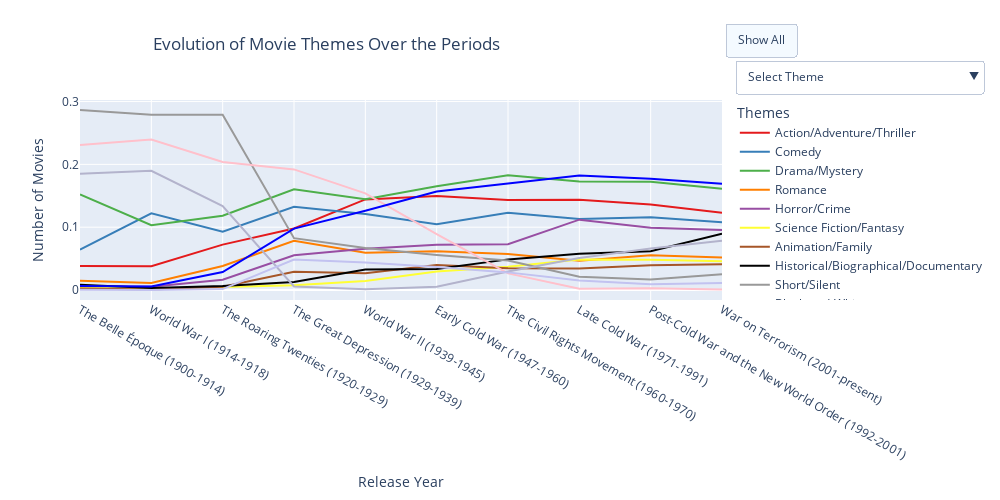

Notebook cell for this chart:
### Markdown cell above
Display the evolution of themes over the periods

### Code cell
# Create an empty figure
fig = go.Figure()

# Add each theme as a trace
for theme in themes:
    if theme in normalized_theme_periods_counts.columns:
        fig.add_trace(go.Scatter(
            x=normalized_theme_periods_counts.index,  # x-axis is the release year
            y=normalized_theme_periods_counts[theme],  # y-axis is the number of movies for each theme
            mode='lines',  # Use lines for the plot
            name=theme,  # Set the theme name for the legend
            line=dict(color=theme_colors.get(theme, 'gray')),  # Use color mapping for each theme
            hovertemplate='Year: %{x}<br>Number of Movies: %{y}<br>'  # Custom hover text
        ))

# Add buttons for hide/show functionality
visibility = [[True if i == idx else False for i in range(len(themes))]
              for idx in range(len(themes))]

# Define "Select Theme" button
select_theme_button = dict(
    label="Select Theme",  # Displayed as a label in the dropdown
    method=None,  # Non-interactive option
    args=[]  # No action associated with this
)

theme_buttons = [
    dict(
        label=theme,
        method="update",
        args=[
            {"visible": vis},  # Update visibility
            {"title": f"Evolution of {theme} Movies Over the Periods"}  # Update title
        ]
    )
    for theme, vis in zip(themes, visibility)
]


# Combine "Select Theme" and theme-specific buttons
buttons = [select_theme_button] + theme_buttons

# Dropdown menu for individual themes
dropdown_menu = dict(
    type="dropdown",
    buttons=buttons,
    x=1.214,
    xanchor="center",
    y=1.2,
    yanchor="top",
)

# Button for "Show All" placed on the side
side_button = dict(
    type="buttons",
    buttons=[
        dict(
            label="Show All",
            method="update",
            args=[
                {"visible": [True] * len(themes)},
                {"title": "Evolution of Movie Themes Over the Periods"}
            ]
        )
    ],
    x=1.005,  # Adjust position to place on the side
    xanchor="left",
    y=1.3,
    yanchor="middle",
)

# Update layout
fig.update_layout(
    updatemenus=[dropdown_menu, side_button],
    title={
        'text': 'Evolution of Movie Themes Over the Periods',
        'x': 0.5,  # Center the title
        'xanchor': 'right'
    },
    title_x=0.5,
    barmode='stack',
    xaxis_title='Release Year',
    yaxis_title='Number of Movies',
    legend_title="Themes",
    height=500,
    width=1000,
)

# Show the interactive plot
fig.show()
fig.write_html('/Users/lilly-flore/Desktop/line_theme_period.html')

### Figure 1 — Plotly figure (JSON) as saved in the notebook; plotly's stock layout.template omitted (floating-point values rounded to 4 significant figures)
{"data": [{"hovertemplate": "Year: %{x}<br>Number of Movies: %{y}<br>", "line": {"color": "#e41a1c"}, "mode": "lines", "name": "Action/Adventure/Thriller", "type": "scatter", "x": ["The Belle Époque (1900-1914)", "World War I (1914-1918)", "The Roaring Twenties (1920-1929)", "The Great Depression (1929-1939)", "World War II (1939-1945)", "Early Cold War (1947-1960)", "The Civil Rights Movement (1960-1970)", "Late Cold War (1971-1991)", "Post-Cold War and the New World Order (1992-2001)", "War on Terrorism (2001-present)"], "y": [0.03805, 0.038, 0.07222, 0.09783, 0.1442, 0.1495, 0.1434, 0.1438, 0.1361, 0.1228]}, {"hovertemplate": "Year: %{x}<br>Number of Movies: %{y}<br>", "line": {"color": "#377eb8"}, "mode": "lines", "name": "Comedy", "type": "scatter", "x": ["The Belle Époque (1900-1914)", "World War I (1914-1918)", "The Roaring Twenties (1920-1929)", "The Great Depression (1929-1939)", "World War II (1939-1945)", "Early Cold War (1947-1960)", "The Civil Rights Movement (1960-1970)", "Late Cold War (1971-1991)", "Post-Cold War and the New World Order (1992-2001)", "War on Terrorism (2001-present)"], "y": [0.06421, 0.122, 0.09282, 0.1325, 0.121, 0.1049, 0.1231, 0.113, 0.1159, 0.108]}, {"hovertemplate": "Year: %{x}<br>Number of Movies: %{y}<br>", "line": {"color": "#4daf4a"}, "mode": "lines", "name": "Drama/Mystery", "type": "scatter", "x": ["The Belle Époque (1900-1914)", "World War I (1914-1918)", "The Roaring Twenties (1920-1929)", "The Great Depression (1929-1939)", "World War II (1939-1945)", "Early Cold War (1947-1960)", "The Civil Rights Movement (1960-1970)", "Late Cold War (1971-1991)", "Post-Cold War and the New World Order (1992-2001)", "War on Terrorism (2001-present)"], "y": [0.1522, 0.103, 0.1182, 0.1604, 0.1444, 0.1652, 0.1825, 0.1726, 0.1724, 0.161]}, {"hovertemplate": "Year: %{x}<br>Number of Movies: %{y}<br>", "line": {"color": "#ff7f00"}, "mode": "lines", "name": "Romance", "type": "scatter", "x": ["The Belle Époque (1900-1914)", "World War I (1914-1918)", "The Roaring Twenties (1920-1929)", "The Great Depression (1929-1939)", "World War II (1939-1945)", "Early Cold War (1947-1960)", "The Civil Rights Movement (1960-1970)", "Late Cold War (1971-1991)", "Post-Cold War and the New World Order (1992-2001)", "War on Terrorism (2001-present)"], "y": [0.01486, 0.01117, 0.03829, 0.07831, 0.05948, 0.06181, 0.05721, 0.04653, 0.05533, 0.05174]}, {"hovertemplate": "Year: %{x}<br>Number of Movies: %{y}<br>", "line": {"color": "#984ea3"}, "mode": "lines", "name": "Horror/Crime", "type": "scatter", "x": ["The Belle Époque (1900-1914)", "World War I (1914-1918)", "The Roaring Twenties (1920-1929)", "The Great Depression (1929-1939)", "World War II (1939-1945)", "Early Cold War (1947-1960)", "The Civil Rights Movement (1960-1970)", "Late Cold War (1971-1991)", "Post-Cold War and the New World Order (1992-2001)", "War on Terrorism (2001-present)"], "y": [0.005945, 0.005289, 0.01623, 0.05522, 0.06548, 0.0722, 0.0728, 0.112, 0.09913, 0.09565]}, {"hovertemplate": "Year: %{x}<br>Number of Movies: %{y}<br>", "line": {"color": "#ffff33"}, "mode": "lines", "name": "Science Fiction/Fantasy", "type": "scatter", "x": ["The Belle Époque (1900-1914)", "World War I (1914-1918)", "The Roaring Twenties (1920-1929)", "The Great Depression (1929-1939)", "World War II (1939-1945)", "Early Cold War (1947-1960)", "The Civil Rights Movement (1960-1970)", "Late Cold War (1971-1991)", "Post-Cold War and the New World Order (1992-2001)", "War on Terrorism (2001-present)"], "y": [0.004756, 0.002547, 0.004579, 0.007736, 0.01419, 0.02962, 0.03695, 0.04857, 0.04799, 0.0458]}, {"hovertemplate": "Year: %{x}<br>Number of Movies: %{y}<br>", "line": {"color": "#a65628"}, "mode": "lines", "name": "Animation/Family", "type": "scatter", "x": ["The Belle Époque (1900-1914)", "World War I (1914-1918)", "The Roaring Twenties (1920-1929)", "The Great Depression (1929-1939)", "World War II (1939-1945)", "Early Cold War (1947-1960)", "The Civil Rights Movement (1960-1970)", "Late Cold War (1971-1991)", "Post-Cold War and the New World Order (1992-2001)", "War on Terrorism (2001-present)"], "y": [0.002378, 0.0007835, 0.005203, 0.02892, 0.02656, 0.03977, 0.03473, 0.0341, 0.03938, 0.04116]}, {"hovertemplate": "Year: %{x}<br>Number of Movies: %{y}<br>", "line": {"color": "#000000"}, "mode": "lines", "name": "Historical/Biographical/Documentary", "type": "scatter", "x": ["The Belle Époque (1900-1914)", "World War I (1914-1918)", "The Roaring Twenties (1920-1929)", "The Great Depression (1929-1939)", "World War II (1939-1945)", "Early Cold War (1947-1960)", "The Civil Rights Movement (1960-1970)", "Late Cold War (1971-1991)", "Post-Cold War and the New World Order (1992-2001)", "War on Terrorism (2001-present)"], "y": [0.008323, 0.003134, 0.006243, 0.01274, 0.03274, 0.03347, 0.04875, 0.05775, 0.06188, 0.08956]}, {"hovertemplate": "Year: %{x}<br>Number of Movies: %{y}<br>", "line": {"color": "#999999"}, "mode": "lines", "name": "Short/Silent", "type": "scatter", "x": ["The Belle Époque (1900-1914)", "World War I (1914-1918)", "The Roaring Twenties (1920-1929)", "The Great Depression (1929-1939)", "World War II (1939-1945)", "Early Cold War (1947-1960)", "The Civil Rights Movement (1960-1970)", "Late Cold War (1971-1991)", "Post-Cold War and the New World Order (1992-2001)", "War on Terrorism (2001-present)"], "y": [0.2866, 0.2789, 0.2789, 0.08248, 0.06693, 0.05587, 0.04697, 0.02116, 0.01689, 0.02491]}, {"hovertemplate": "Year: %{x}<br>Number of Movies: %{y}<br>", "line": {"color": "pink"}, "mode": "lines", "name": "Black-and-White", "type": "scatter", "x": ["The Belle Époque (1900-1914)", "World War I (1914-1918)", "The Roaring Twenties (1920-1929)", "The Great Depression (1929-1939)", "World War II (1939-1945)", "Early Cold War (1947-1960)", "The Civil Rights Movement (1960-1970)", "Late Cold War (1971-1991)", "Post-Cold War and the New World Order (1992-2001)", "War on Terrorism (2001-present)"], "y": [0.2307, 0.2396, 0.2037, 0.192, 0.1539, 0.08911, 0.02649, 0.002103, 0.002684, 0.0007281]}, {"hovertemplate": "Year: %{x}<br>Number of Movies: %{y}<br>", "line": {"color": "#b3b3cc"}, "mode": "lines", "name": "Indie/Experimental/LGBT", "type": "scatter", "x": ["The Belle Époque (1900-1914)", "World War I (1914-1918)", "The Roaring Twenties (1920-1929)", "The Great Depression (1929-1939)", "World War II (1939-1945)", "Early Cold War (1947-1960)", "The Civil Rights Movement (1960-1970)", "Late Cold War (1971-1991)", "Post-Cold War and the New World Order (1992-2001)", "War on Terrorism (2001-present)"], "y": [0.1849, 0.1898, 0.1336, 0.005713, 0.001273, 0.005248, 0.02939, 0.05099, 0.06598, 0.07852]}, {"hovertemplate": "Year: %{x}<br>Number of Movies: %{y}<br>", "line": {"color": "#c2c2f0"}, "mode": "lines", "name": "Musical", "type": "scatter", "x": ["The Belle Époque (1900-1914)", "World War I (1914-1918)", "The Roaring Twenties (1920-1929)", "The Great Depression (1929-1939)", "World War II (1939-1945)", "Early Cold War (1947-1960)", "The Civil Rights Movement (1960-1970)", "Late Cold War (1971-1991)", "Post-Cold War and the New World Order (1992-2001)", "War on Terrorism (2001-present)"], "y": [0.0005945, 0, 0.001457, 0.04844, 0.04365, 0.03674, 0.02805, 0.01523, 0.009234, 0.01096]}, {"hovertemplate": "Year: %{x}<br>Number of Movies: %{y}<br>", "line": {"color": "blue"}, "mode": "lines", "name": "Other", "type": "scatter", "x": ["The Belle Époque (1900-1914)", "World War I (1914-1918)", "The Roaring Twenties (1920-1929)", "The Great Depression (1929-1939)", "World War II (1939-1945)", "Early Cold War (1947-1960)", "The Civil Rights Movement (1960-1970)", "Late Cold War (1971-1991)", "Post-Cold War and the New World Order (1992-2001)", "War on Terrorism (2001-present)"], "y": [0.00654, 0.005681, 0.02851, 0.09771, 0.1262, 0.1566, 0.1696, 0.1822, 0.1771, 0.1691]}], "layout": {"barmode": "stack", "height": 500, "legend": {"title": {"text": "Themes"}}, "title": {"text": "Evolution of Movie Themes Over the Periods", "x": 0.5, "xanchor": "right"}, "updatemenus": [{"buttons": [{"args": [], "label": "Select Theme"}, {"args": [{"visible": [true, false, false, false, false, false, false, false, false, false, false, false, false]}, {"title": "Evolution of Action/Adventure/Thriller Movies Over the Periods"}], "label": "Action/Adventure/Thriller", "method": "update"}, {"args": [{"visible": [false, true, false, false, false, false, false, false, false, false, false, false, false]}, {"title": "Evolution of Comedy Movies Over the Periods"}], "label": "Comedy", "method": "update"}, {"args": [{"visible": [false, false, true, false, false, false, false, false, false, false, false, false, false]}, {"title": "Evolution of Drama/Mystery Movies Over the Periods"}], "label": "Drama/Mystery", "method": "update"}, {"args": [{"visible": [false, false, false, true, false, false, false, false, false, false, false, false, false]}, {"title": "Evolution of Romance Movies Over the Periods"}], "label": "Romance", "method": "update"}, {"args": [{"visible": [false, false, false, false, true, false, false, false, false, false, false, false, false]}, {"title": "Evolution of Horror/Crime Movies Over the Periods"}], "label": "Horror/Crime", "method": "update"}, {"args": [{"visible": [false, false, false, false, false, true, false, false, false, false, false, false, false]}, {"title": "Evolution of Science Fiction/Fantasy Movies Over the Periods"}], "label": "Science Fiction/Fantasy", "method": "update"}, {"args": [{"visible": [false, false, false, false, false, false, true, false, false, false, false, false, false]}, {"title": "Evolution of Animation/Family Movies Over the Periods"}], "label": "Animation/Family", "method": "update"}, {"args": [{"visible": [false, false, false, false, false, false, false, true, false, false, false, false, false]}, {"title": "Evolution of Historical/Biographical/Documentary Movies Over the Periods"}], "label": "Historical/Biographical/Documentary", "method": "update"}, {"args": [{"visible": [false, false, false, false, false, false, false, false, true, false, false, false, false]}, {"title": "Evolution of Short/Silent Movies Over the Periods"}], "label": "Short/Silent", "method": "update"}, {"args": [{"visible": [false, false, false, false, false, false, false, false, false, true, false, false, false]}, {"title": "Evolution of Black-and-White Movies Over the Periods"}], "label": "Black-and-White", "method": "update"}, {"args": [{"visible": [false, false, false, false, false, false, false, false, false, false, true, false, false]}, {"title": "Evolution of Indie/Experimental/LGBT Movies Over the Periods"}], "label": "Indie/Experimental/LGBT", "method": "update"}, {"args": [{"visible": [false, false, false, false, false, false, false, false, false, false, false, true, false]}, {"title": "Evolution of Musical Movies Over the Periods"}], "label": "Musical", "method": "update"}, {"args": [{"visible": [false, false, false, false, false, false, false, false, false, false, false, false, true]}, {"title": "Evolution of Other Movies Over the Periods"}], "label": "Other", "method": "update"}], "type": "dropdown", "x": 1.214, "xanchor": "center", "y": 1.2, "yanchor": "top"}, {"buttons": [{"args": [{"visible": [true, true, true, true, true, true, true, true, true, true, true, true, true]}, {"title": "Evolution of Movie Themes Over the Periods"}], "label": "Show All", "method": "update"}], "type": "buttons", "x": 1.005, "xanchor": "left", "y": 1.3, "yanchor": "middle"}], "width": 1000, "xaxis": {"title": {"text": "Release Year"}}, "yaxis": {"title": {"text": "Number of Movies"}}}}
